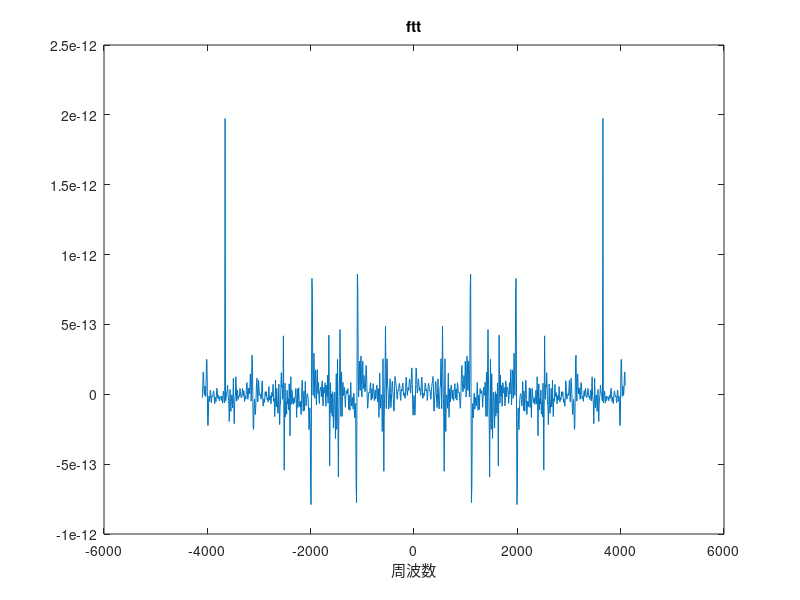
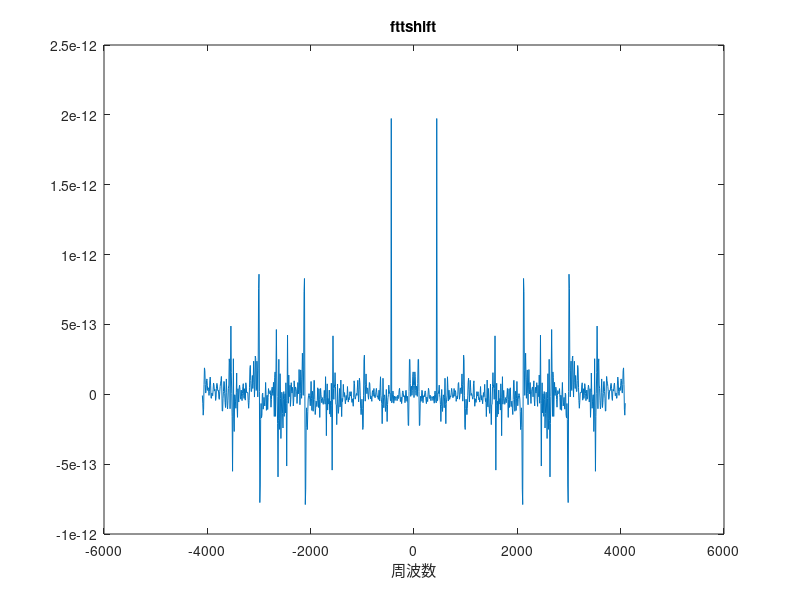
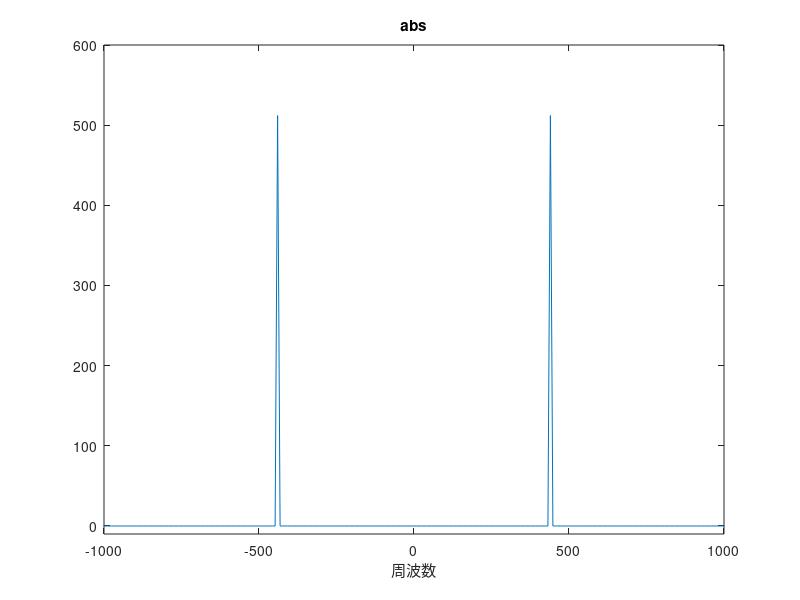

Write MATLAB code to recreate these figures, in order.
clear all;
clc;

Fs = 8192;
t = [0:(Fs-1)] / Fs;
f = 440;
fs=[-Fs/2:Fs/1024:(Fs/2)-Fs/1024];
y = sin(2*pi*f*t);


y = y(1,1:1024);
fft_y = fft(y);
ln = length(abs(fftshift(fft(y))));
figure;
plot(fs,fft_y);
title('ftt');
xlabel('周波数');
% axis([-Fs/2 Fs/2 min(fft_y) max(fft_y)]);

fft_ys = fftshift(fft_y);
figure;
plot(fs,fft_ys);
title('fttshift');
xlabel('周波数');
% axis([-Fs/2 Fs/2 min(fft_y) max(fft_y)]);


fft_ys = abs(fft_ys);
figure;
plot(fs,fft_ys);
title('abs');
xlabel('周波数');
axis([-1000 1000 -10 600]);
